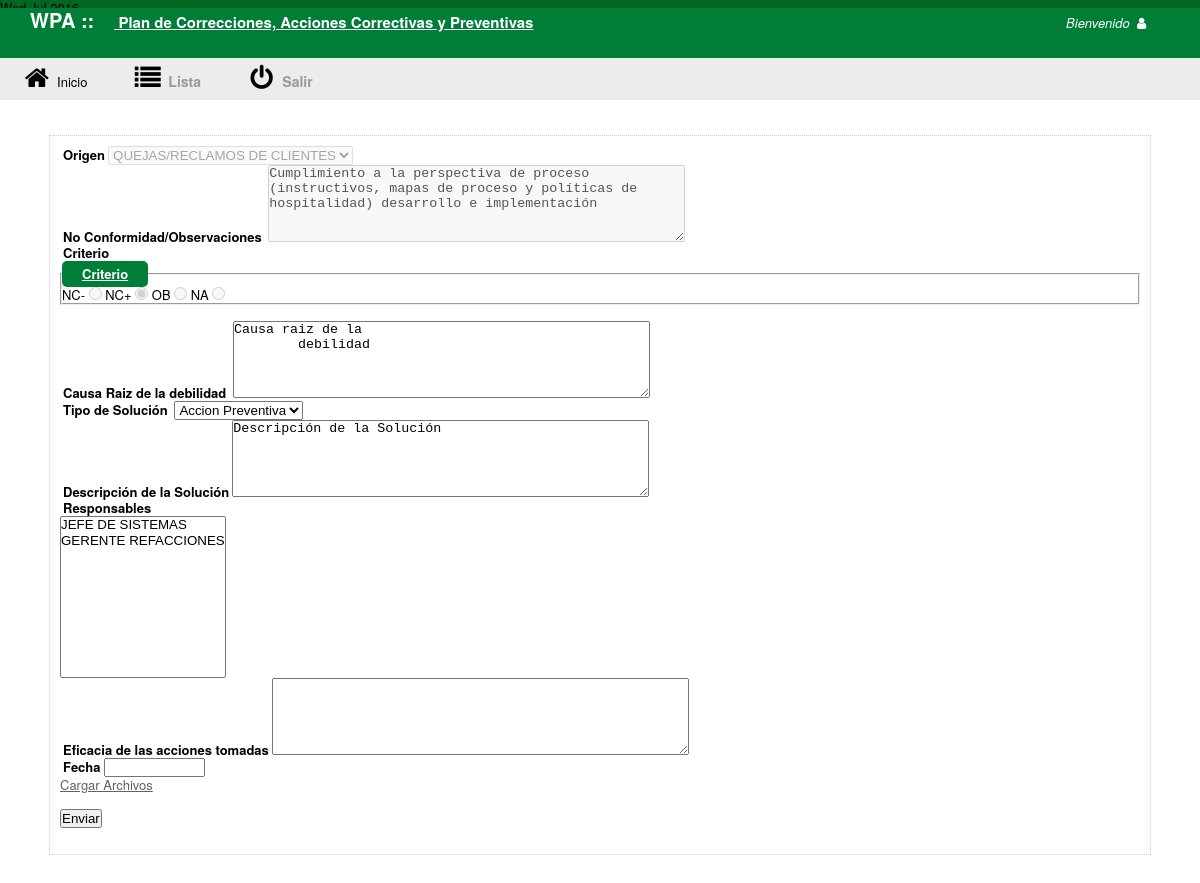
The app's page /pa.php?edit=43 (signed in) with its own data.
### tables this page shows
CREATE TABLE `TBL_paccion` (
  `pa_id` int(5) unsigned zerofill NOT NULL AUTO_INCREMENT COMMENT 'Id Plan de Accion',
  `pa_norma` varchar(8) NOT NULL COMMENT 'No de Norma',
  `pa_comentarios` mediumtext NOT NULL COMMENT 'Comentarios',
  `pa_noconformidad` text NOT NULL COMMENT 'No conformidad observaciones',
  `pa_criterio` varchar(3) NOT NULL COMMENT 'criterio NC-OB',
  `pa_causaraiz` text,
  `pa_tiposol` varchar(2) DEFAULT NULL,
  `pa_descsol` text,
  `pa_responsables` tinytext,
  `pa_fechacumplimiento` date DEFAULT NULL,
  `pa_status` varchar(15) DEFAULT NULL,
  `pa_reprogramado` tinytext,
  `pa_statusgral` int(1) NOT NULL DEFAULT '0',
  `pa_eficacia` text,
  `pa_resultado` text,
  `pa_creado` timestamp NOT NULL DEFAULT CURRENT_TIMESTAMP,
  `pa_refauditoria` int(2) DEFAULT NULL,
  `pa_asignado` varchar(10) DEFAULT NULL,
  `pa_event` text,
  `pa_fechareprog` date DEFAULT NULL,
  `pa_fechacierre` date DEFAULT NULL,
  PRIMARY KEY (`pa_id`)
);

CREATE TABLE `TBL_origen` (
  `id` int(2) NOT NULL AUTO_INCREMENT,
  `origen` varchar(50) NOT NULL,
  `clave` varchar(20) NOT NULL,
  `descripcion` tinytext,
  `activo` int(1) NOT NULL DEFAULT '1',
  PRIMARY KEY (`id`)
);

### pa.php (the view, shortened to what this page needs)
<?php
include ('topmenu.php');
include ('class.db.php');
	if ((isset($_GET['edit'])) AND ($_SESSION['op'] == 0)){
		$obj_form = FN_EDIT_PA2($_GET['edit']);
	}
	function FN_EDIT_PA2($id){
		$htmlock =' ';
		$htmlock.= FN_LOCK_PA1($id);
		$htmlock.= FN_EDIT_PA3($id);
		return $htmlock;
	}
	function FN_LOCK_PA1($id) {
		$dataset = new DBIAV(DB_PA_HOST,DB_PA_DATABASE,DB_PA_USERNAME,DB_PA_PASSWD);
		$a= $dataset->DB_ItemPA($id,$_SESSION['op']);
		$htmlock="\n\n\n\n";
   		$htmlock.= '<form> <label form="frm_PlanAccion" for="txtrefauditoria">Origen</label><select name="optrefauditoria" disabled><option value="0">'.$dataset->DB_GetClaveOrigen($a['refauditoria']).'</option>
	</select><br \>
	<label form="frm_PlanAccion" for="txtobservaciones">No Conformidad/Observaciones</label>
	<textarea name="txtnoconformidad" rows="5" cols="50" disabled/>'.$a['noconformidad'].'</textarea><br />
	<label form="frm_PlanAccion" for="optcriterio">Criterio</label>
	<fieldset disabled>
		<legend>Criterio</legend>
		NC- <input type="radio" name="criterio" value="NC-" checked="checked" readonly/>
		NC+ <input type="radio" name="criterio" value="NC+" checked="checked" />
			OB <input type="radio" name="criterio" value="OB" />
			NA <input type="radio" name="criterio" value="NA" />
</fieldset></form><br />';
		$htmlock.="\n\n\n\n";
 	return $htmlock;
	}
	function FN_EDIT_PA3($id){
		$dataset = new DBIAV(DB_PA_HOST,DB_PA_DATABASE,DB_PA_USERNAME,DB_PA_PASSWD);
	$a= $dataset->DB_GETListResponsables();
	$htmlpa3= '';
	$htmlpa3.= "<form name=\"frm_planaccion\" action=\"editpa.php?id=$id\" method=\"POST\" enctype=\"multipart/form-data\">\n";
	$htmlpa3.= '<label form="frm_PlanAccion" for="txtcausaraiz">Causa Raiz de la debilidad</label>
      <textarea name="txtcausaraiz" rows="5" cols="50">Causa raiz de la
        debilidad</textarea><br />
      <label form="frm_PlanAccion" for="optsolucion">Tipo de Solución</label>
      <select name="optsolucion">
        <option value="AP">Accion Preventiva</option>
        <option value="AC">Accion Correctiva</option>
        <option value="CI">Corrección</option>
      </select>
      <br />
      <label class="textarea" form="frm_PlanAccion" for="txtsolucion">Descripción de la Solución</label><textarea
      name="txtsolucion" rows="5" cols="50">Descripción de la Solución</textarea><br />
      <label form="frm_PlanAccion" for="optresponsables">Responsables</label><br \>
 	<select size="10" name="optresponsables[]" multiple>'.$a.'
        </select><br \><label form="frm_PlanAccion" for="txteficacia">Eficacia de las acciones tomadas</label><textarea name="txteficacia" rows="5" cols="50"></textarea><br \>
	<label form="frm_PlanAccion" for="txtfecha">Fecha <input type="date" size="10" name="txtfecha" value="" /></label><br \>
	<p> <a href="#" OnClick="OpenWin()" >Cargar Archivos</a><p \><br \>';
		$htmlpa3.= FN_SubmitForm(1);
	 return $htmlpa3;
	}
	function FN_SubmitForm($PAn) {
		switch ($PAn)
		     {
			case 1:
				$frmsubmit= '<input type="button" name="Submit" value="Enviar" OnClick="checkForm(\'frm_planaccion\', \'txtsolucion:Descripcion de la Solucion::5\', \'optresponsables[]:Responsables::1\', \'txtcausaraiz:Causa Raiz::5\', \'optsolucion:Solucion::1\', \'txteficacia:Eficacia::5\', \'txtfecha:Fecha::1\')" ><br \>';
				break;
	     }
		return $frmsubmit;
	}
?>
<!DOCTYPE html><html xmlns="http://www.w3.org/1999/xhtml">
  <head>
    <link type="text/css" rel="stylesheet" href="css/calendar.css" />
    <link type="text/css" rel="stylesheet" href="css/style.css" />
    <link type="text/css" rel="stylesheet" href="https://maxcdn.bootstrapcdn.com/font-awesome/4.6.1/css/font-awesome.min.css">
  </head>
  <body>
    <?php echo $menu; ?>
<div id="container">
<?php echo $obj_form; ?>
    <br />
</div>
  </body>
</html>

### css/style.css (style rules this page uses)
body { font-family:Helvetica Neue,Segoe UI,Helvetica,Arial,sans-serif;font-size:13px;line-height:1.23076923;margin:0px 0px 0px 0px;padding:0px; }
body { display:-webkit-flex;display:flex;-webkit-flex-direction:column;flex-direction:column;height:100%;min-height:100vh }
*,:after,:before { margin:0;padding:0 }
#container { width:90%;border: 1px dotted #CECECE;margin:35px auto;padding:10px 10px 10px 10px;text-align:center;position:relative;white-space:normal; }
.textarea { position:static; }
form { text-align:left; }
label { font-weight:bold;padding:3px; }
legend { font-weight:bold;text-decoration:underline;background-color:#007E38;padding:5px 20px 5px 20px;color:#FFFFFF;border-radius:5px; }
.divconsulta a, a:active, a:link, a:visited { color:#616161; }

### records on screen
tbl_paccion: optrefauditoria "QUEJAS/RECLAMOS DE CLIENTES", txtnoconformidad "Cumplimiento a la perspectiva de proceso (instructivos, mapas de proceso y políticas de hospitalidad) desarrollo e implementación"

### other values on screen
PA_APPNAME "WPA"
PA_APPDESC "Plan de Correcciones, Acciones Correctivas y Preventivas"
